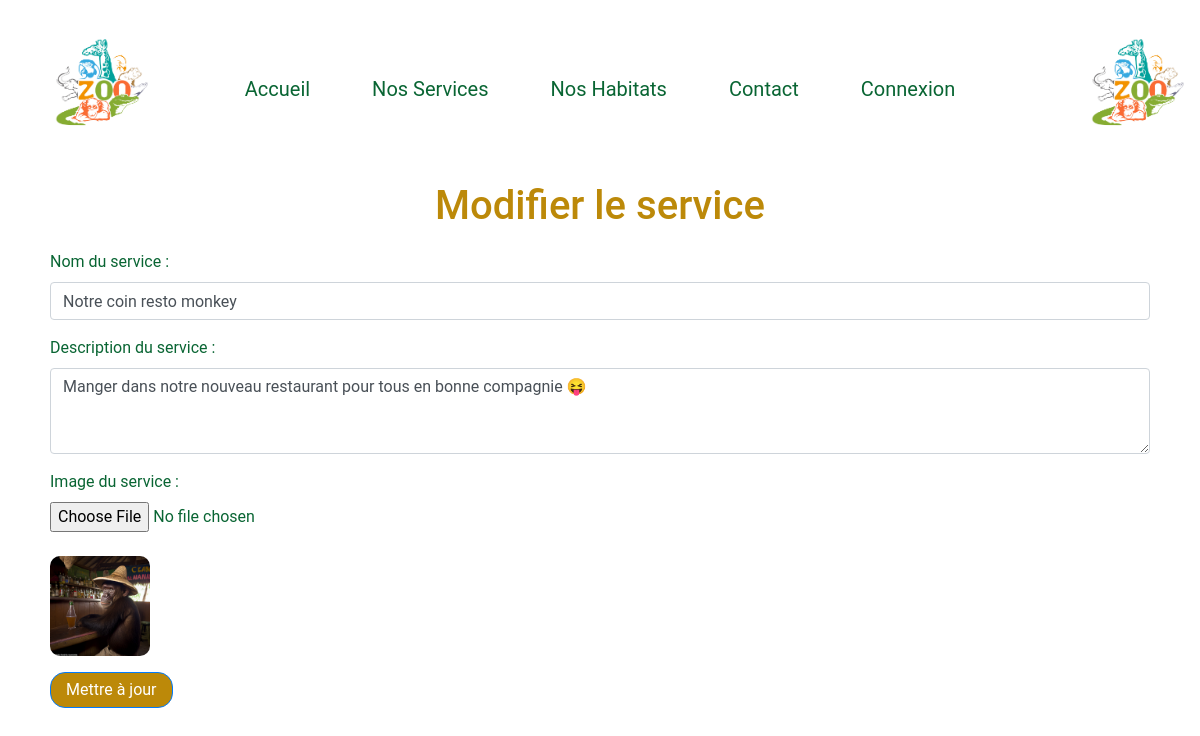
Before: /back-end-php/users/admin/edit_service.php?id=7 (signed in) with the older database file.
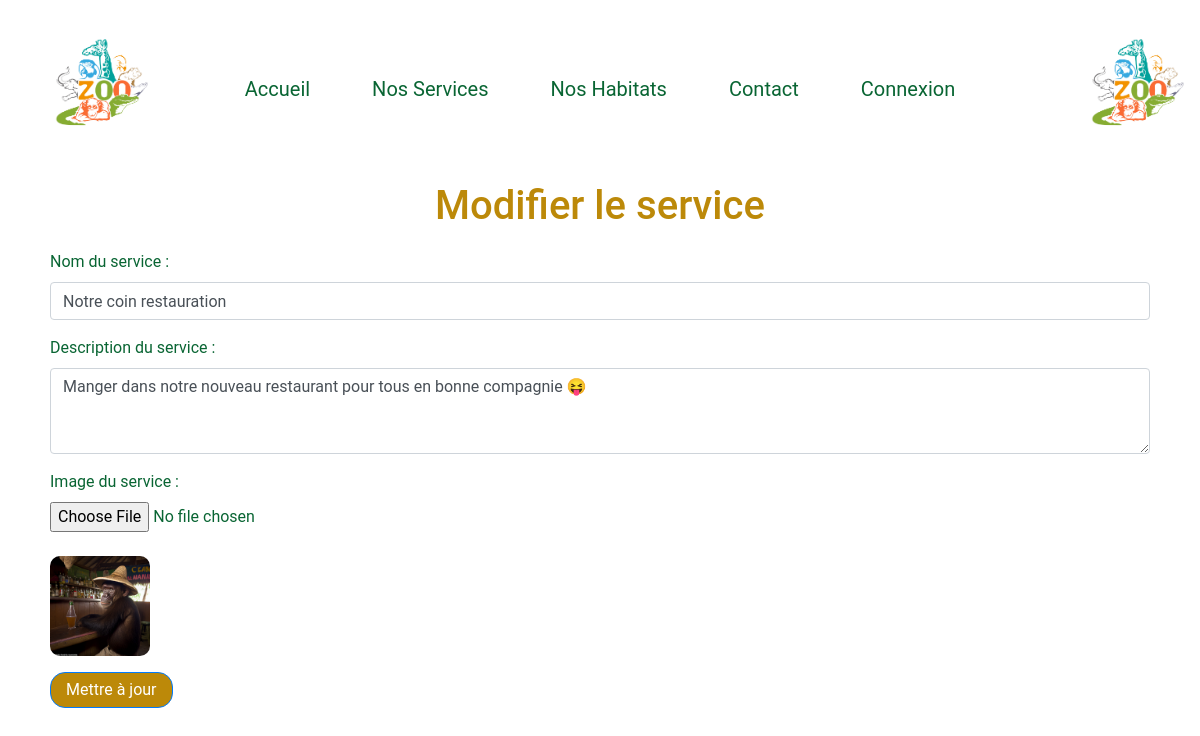
After: the same page with the newer database file.
### tables this page shows
CREATE TABLE `Services` (
  `IdService` int(11) NOT NULL,
  `NomService` varchar(100) NOT NULL,
  `DescriptionService` text DEFAULT NULL,
  `ImageService` varchar(255) DEFAULT NULL
);

### back-end-php/users/admin/edit_service.php (the view, shortened to what this page needs)
<?php
require '../../config.php';
if ($_SERVER["REQUEST_METHOD"] == "GET" && isset($_GET['id'])) {
    $idService = $_GET['id'];
    $sql = "SELECT * FROM Services WHERE IdService = :idService";
    $stmt = $conn->prepare($sql);
    $stmt->bindParam(':idService', $idService);
    $stmt->execute();
    $service = $stmt->fetch(PDO::FETCH_ASSOC);
}
?>
<!DOCTYPE html>
<html lang="fr">
<head>
    <link rel="stylesheet" href="https://stackpath.bootstrapcdn.com/bootstrap/4.5.2/css/bootstrap.min.css">
    <link rel="stylesheet" href="/assets/style.css">
</head>
<body>
    <header>
        <div class="container">
            <div class="row align-items-center">
                <div class="col-md-1">
                    <a href="index.html">
                        <img src="/assets/images/logo-arcadia.jpeg" alt="Logo Arcadia Zoo" class="logo"/>
                    </a>
                </div>
                <div class="col-md-10">
                    <nav>
                        <ul class="nav justify-content-center">
                            <li class="nav-item">
                                <a href="/index.html" class="nav-link" style="font-size: 20px">Accueil</a>
                            </li>
                            <li class="nav-item">
                                <a href="/public/services.php" class="nav-link" style="font-size: 20px">Nos Services</a>
                            </li>
                            <li class="nav-item">
                                <a href="/public/habitats.html" class="nav-link" style="font-size: 20px">Nos Habitats</a>
                            </li>
                            <li class="nav-item">
                                <a href="/public/contact.html" class="nav-link" style="font-size: 20px">Contact</a>
                            </li>
                            <li class="nav-item" id="loginNavItem">
                                <a id="loginLink" href="/public/connexion.html" class="nav-link" style="font-size: 20px">Connexion</a>
                            </li>
                        </ul>
                    </nav>
                </div>
                <div class="col-md-1">
                    <a href="/index.html">
                        <img src="/assets/images/logo-arcadia.jpeg" alt="Logo Arcadia Zoo" class="logo"/>
                    </a>
                </div>
            </div>
        </div>
    </header>
    <main class="container mt-4">
        <h1>Modifier le service</h1>
        <form action="edit_service.php" method="post" enctype="multipart/form-data">
            <div class="form-group">
                <label for="service_name">Nom du service :</label>
                <input type="text" class="form-control" id="service_name" name="service_name" value="<?php echo htmlspecialchars($service['NomService']); ?>" required>
            </div>
            <div class="form-group">
                <label for="service_description">Description du service :</label>
                <textarea class="form-control" id="service_description" name="service_description" rows="3" required><?php echo htmlspecialchars($service['DescriptionService']); ?></textarea>
            </div>
            <div class="form-group">
                <label for="service_image">Image du service :</label>
                <input type="file" class="form-control-file" id="service_image" name="service_image" accept="image/*">
            </div>
            <?php if (!empty($service['ImageService'])): ?>
                <div class="form-group">
                    <img src="<?php echo htmlspecialchars($service['ImageService']); ?>" alt="Current Image" style="max-width: 100px;" class="mt-2">
                </div>
            <?php endif; ?>
            <button type="submit" class="btn btn-primary">Mettre à jour</button>
        </form>
    </main>
</body>
</html>

Changed rows visible on the page:
changed services "Manger dans notre nouveau restaurant pour tous en bonne compagnie 😝": service_name "Notre coin resto monkey" → "Notre coin restauration"
